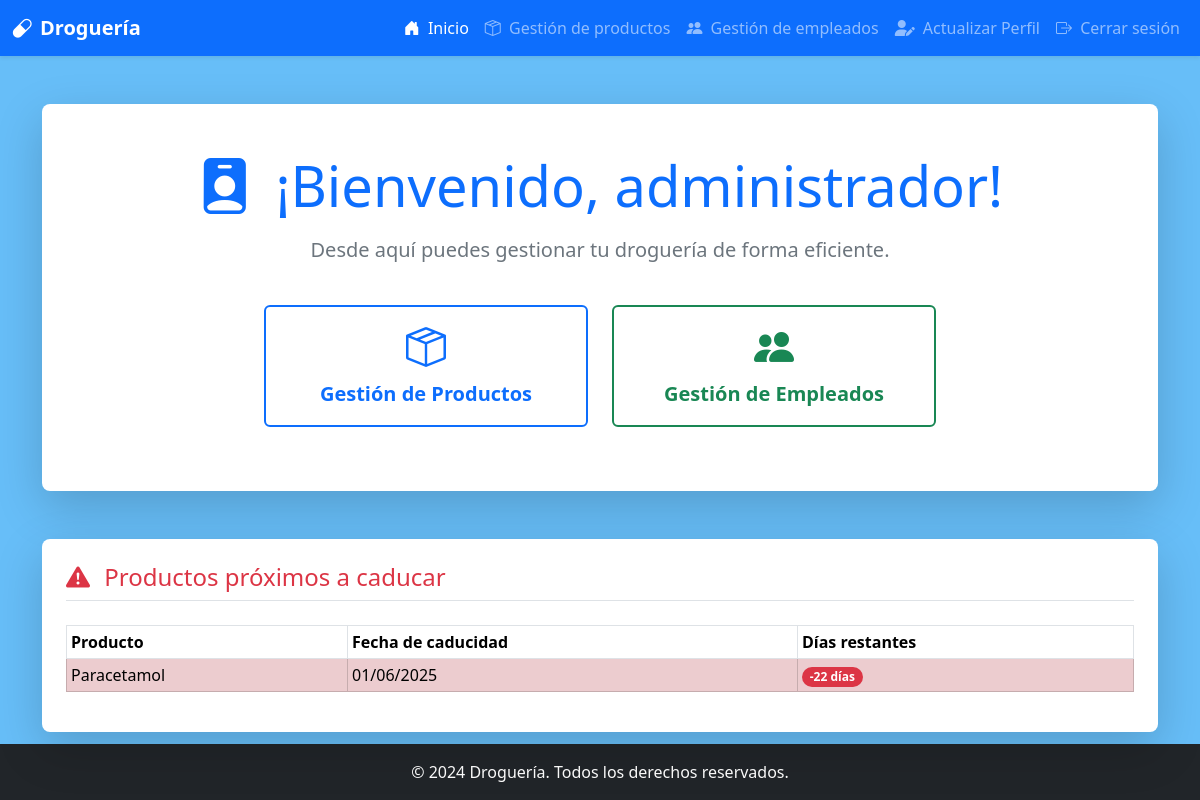
The app's page /adminMain (signed in) with its own data.
### models.py (models this page shows)
class Producto(db.Model):
    __tablename__ = 'productos'
    producto_ID = db.Column(db.Integer, primary_key=True, autoincrement=True)
    categoria_FK = db.Column(db.Integer, db.ForeignKey('categoria.categoria_ID', ondelete='CASCADE'), nullable=False)
    nombre_producto = db.Column(db.String(150), nullable=False)
    cantidad = db.Column(db.Integer, nullable=False)
    precio = db.Column(db.Integer, nullable=False)
    fecha_caducidad = db.Column(db.Date, nullable=False)
    facturas_detalle = db.relationship('FacturaDetalle', backref='producto', cascade='all, delete')
    inventario = db.relationship('Inventario', backref='producto', cascade='all, delete')

### app.py (the view)
@app.route('/adminMain')
@login_required
def adminMain():
    if not current_user.is_authenticated or  db.session.get(Rol, current_user.rol_FK).rol_usuario != "administrador":
        flash ('Acceso no autorizado', 'danger')
        return redirect(url_for('login'))
    fecha_actual = datetime.now().date()
    fecha_limite = fecha_actual + timedelta(days=30)
    productos_proximos_a_caducar = Producto.query.filter(
        Producto.fecha_caducidad <= fecha_limite
    ).order_by(Producto.fecha_caducidad).limit(3).all()
    productos = []
    for producto in productos_proximos_a_caducar:
        dias_restantes = (producto.fecha_caducidad - fecha_actual).days
        productos.append({
            "nombre": producto.nombre_producto,
            "fecha_caducidad": producto.fecha_caducidad,
            "dias_restantes": dias_restantes
        })
    return render_template('adminMain.html', productos=productos)

### app.py (called while the page is built)
@login_manager.user_loader
def load_user(user_id):
    return db.session.get(Usuario, int(user_id))

### templates/adminMain.html (shortened to what this page needs)
<!DOCTYPE html>
<html lang="es">
<head>
    <link href="https://cdn.jsdelivr.net/npm/bootstrap@5.3.2/dist/css/bootstrap.min.css" rel="stylesheet">
    <link href="https://cdn.jsdelivr.net/npm/bootstrap-icons@1.11.1/font/bootstrap-icons.css" rel="stylesheet">
    <link rel="stylesheet" href="https://cdnjs.cloudflare.com/ajax/libs/font-awesome/6.5.2/css/all.min.css">
    <link href="https://cdn.datatables.net/1.13.6/css/dataTables.bootstrap5.min.css" rel="stylesheet">
</head>
<body class="d-flex flex-column min-vh-100"> <nav class="navbar navbar-expand-lg navbar-dark bg-primary shadow-sm">
        <div class="container-fluid">
            <a class="navbar-brand d-flex align-items-center" href="{{ url_for('adminMain') }}">
                <i class="bi bi-capsule me-2"></i>
                <span class="fw-bold">Droguería</span>
            </a>
            <div class="collapse navbar-collapse" id="navbarNav">
                <ul class="navbar-nav ms-auto">
                    <li class="nav-item">
                        <a class="nav-link active" aria-current="page" href="{{ url_for('adminMain') }}"><i class="bi bi-house-door-fill me-1"></i> Inicio</a>
                    </li>
                    <li class="nav-item">
                        <a class="nav-link" href="{{ url_for('productosDB') }}"><i class="bi bi-box-seam me-1"></i> Gestión de productos</a>
                    </li>
                    <li class="nav-item">
                        <a class="nav-link" href="{{ url_for('empleadosDB') }}"><i class="bi bi-people-fill me-1"></i> Gestión de empleados</a>
                    </li>
                    <li class="nav-item">
                        <a class="nav-link" href="{{ url_for('update_profile') }}"><i class="fas fa-user-edit me-1"></i> Actualizar Perfil</a>
                    </li>
                    <li class="nav-item">
                        <a class="nav-link" href="{{ url_for('logout') }}"><i class="bi bi-box-arrow-right me-1"></i> Cerrar sesión</a>
                    </li>
                </ul>
            </div>
        </div>
    </nav>
    <main class="flex-grow-1"> <div class="container mt-5">
            <div class="card shadow-lg p-5 rounded-3 border-0 bg-white mb-5">
                <h1 class="display-4 mb-3 text-primary text-center">
                    <i class="bi bi-person-badge-fill me-2"></i> ¡Bienvenido, administrador!
                </h1>
                <p class="lead text-center text-secondary">Desde aquí puedes gestionar tu droguería de forma eficiente.</p>
                <div class="row mt-4 justify-content-center">
                    <div class="col-md-4 col-sm-6 mb-3">
                        <a href="{{ url_for('productosDB') }}" class="btn btn-outline-primary w-100 py-3 d-flex flex-column align-items-center justify-content-center border-2">
                            <i class="bi bi-box-seam display-6 mb-2"></i>
                            <span class="fs-5 fw-bold">Gestión de Productos</span>
                        </a>
                    </div>
                    <div class="col-md-4 col-sm-6 mb-3">
                        <a href="{{ url_for('empleadosDB') }}" class="btn btn-outline-success w-100 py-3 d-flex flex-column align-items-center justify-content-center border-2">
                            <i class="bi bi-people-fill display-6 mb-2"></i>
                            <span class="fs-5 fw-bold">Gestión de Empleados</span>
                        </a>
                    </div>
                    </div>
            </div>
            <div class="card shadow-lg p-4 rounded-3 border-0 bg-white">
                <h4 class="card-title text-danger mb-4 border-bottom pb-2">
                    <i class="bi bi-exclamation-triangle-fill me-2"></i> Productos próximos a caducar
                </h4>
                <div class="table-responsive">
                    <table id="tabla-productos" class="table table-striped table-hover table-bordered table-sm align-middle">
                        <thead class="bg-primary text-white">
                            <tr>
                                <th scope="col">Producto</th>
                                <th scope="col">Fecha de caducidad</th>
                                <th scope="col">Días restantes</th>
                            </tr>
                        </thead>
                        <tbody>
                            {% for producto in productos %}
                            <tr class="{% if producto.dias_restantes <= 7 %}table-danger{% endif %}">
                                <td>{{ producto.nombre }}</td>
                                <td>{{ producto.fecha_caducidad.strftime("%d/%m/%Y") }}</td>
                                <td>
                                    {% if producto.dias_restantes <= 7 %}
                                        <span class="badge bg-danger rounded-pill">{{ producto.dias_restantes }} días</span>
                                    {% else %}
                                        <span class="badge bg-success rounded-pill">{{ producto.dias_restantes }} días</span>
                                    {% endif %}
                                </td>
                            </tr>
                            {% endfor %}
                        </tbody>
                    </table>
                </div>
            </div>
        </div>
    </main>
    <footer class="footer mt-auto py-3 bg-dark text-white">
        <div class="container text-center">
            <span>© 2024 Droguería. Todos los derechos reservados.</span>
        </div>
    </footer>
</body>
</html>

### templates/adminMain.html (style rules this page uses)
body { background: #ccfcff; background-color: #67bef8; }

### records on screen
Producto: nombre "Paracetamol", fecha_caducidad "01/06/2025", dias_restantes "-22"
